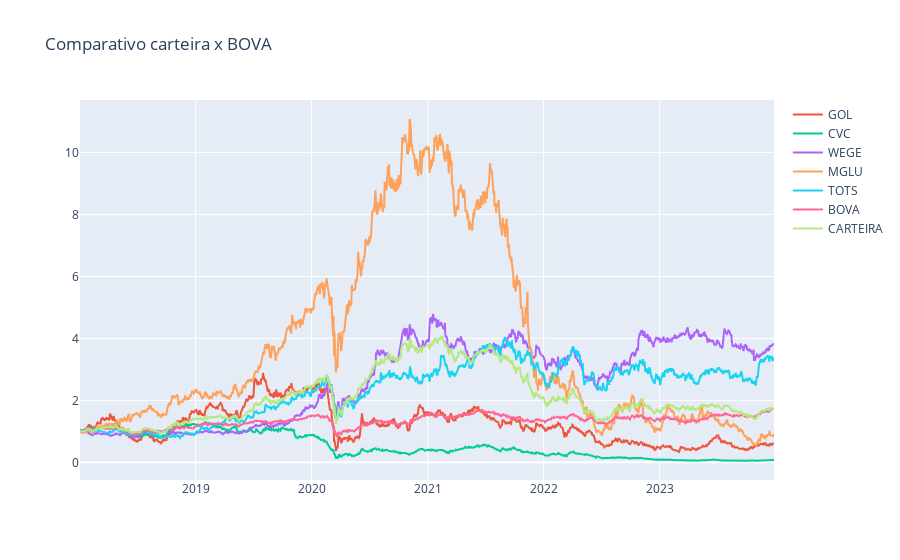

Write notebook code for a chart like this one.
### Code cell
figura = px.line(title='Comparativo carteira x BOVA')
for i in dataset_normalizado.columns[1:]:
    figura.add_scatter(x=dataset_normalizado['Date'], y = dataset_normalizado[i], name=i)
figura.show()

### Figure 1 — Plotly figure (JSON) as saved in the notebook; plotly's stock layout.template omitted (floating-point values rounded to 4 significant figures; data arrays with more than 128 entries replaced by an {"elided": "..."} marker saying what was removed)
{"data": [{"hovertemplate": "<extra></extra>", "legendgroup": "", "line": {"color": "#636efa", "dash": "solid"}, "marker": {"symbol": "circle"}, "mode": "lines", "name": "", "orientation": "v", "showlegend": false, "type": "scatter", "xaxis": "x", "yaxis": "y"}, {"name": "GOL", "type": "scatter", "x": {"elided": "1468 str values"}, "y": {"elided": "1468 float values"}}, {"name": "CVC", "type": "scatter", "x": {"elided": "1468 str values"}, "y": {"elided": "1468 float values"}}, {"name": "WEGE", "type": "scatter", "x": {"elided": "1468 str values"}, "y": {"elided": "1468 float values"}}, {"name": "MGLU", "type": "scatter", "x": {"elided": "1468 str values"}, "y": {"elided": "1468 float values"}}, {"name": "TOTS", "type": "scatter", "x": {"elided": "1468 str values"}, "y": {"elided": "1468 float values"}}, {"name": "BOVA", "type": "scatter", "x": {"elided": "1468 str values"}, "y": {"elided": "1468 float values"}}, {"name": "CARTEIRA", "type": "scatter", "x": {"elided": "1468 str values"}, "y": {"elided": "1468 float values"}}], "layout": {"legend": {"tracegroupgap": 0}, "title": {"text": "Comparativo carteira x BOVA"}, "xaxis": {"anchor": "y", "domain": [0, 1]}, "yaxis": {"anchor": "x", "domain": [0, 1]}}}
